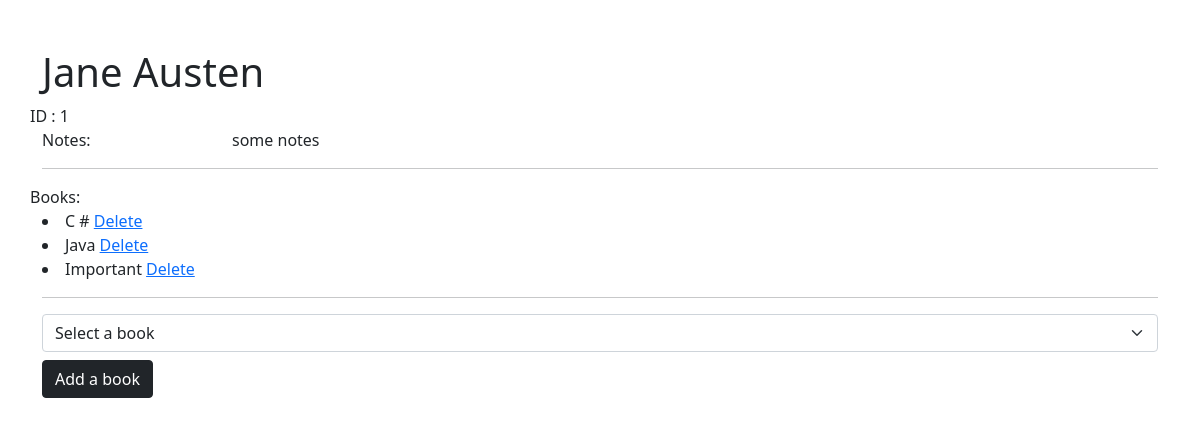
Screenshot of /authors/1 with the database file from the repository.
### authorsnbooks/models.py (models this page shows)
class Authors(models.Model):
    first_name = models.CharField(max_length=255)
    last_name = models.CharField(max_length=255)
    books = models.ManyToManyField(Books, related_name="authors")
    notes = models.TextField(default="some notes")
    created_at = models.DateTimeField(auto_now_add=True)
    updated_at = models.DateTimeField(auto_now=True)

class Books(models.Model):
    title = models.CharField(max_length=255)
    desc = models.TextField(default="some desc")
    created_at = models.DateTimeField(auto_now_add=True)
    updated_at = models.DateTimeField(auto_now=True)

### authorsnbooks/views.py (the view)
# urls.py: path('authors/<author_id>', views.view_author, name="view_author")
def view_author(request, author_id):
    author = Authors.objects.get(id=int(author_id))
    books_id = [books.id for books in author.books.all()]
    books = Books.objects.all()
    books = [book for book in books if book.id not in books_id]
    context = {
        'first_name' : author.first_name,
        'last_name' : author.last_name,
        'author_id' : int(author.id),
        'author_notes' : author.notes,
        'books' : author.books.all(),
        'all_books' : books
    }
    return render(request, 'view_authors.html', context)

### authorsnbooks/templates/view_authors.html (shortened to what this page needs)
<!DOCTYPE html>
<html lang="en">
<head>
    <link href="https://cdn.jsdelivr.net/npm/bootstrap@5.0.2/dist/css/bootstrap.min.css" rel="stylesheet">
    {% load static %}
    <link rel="stylesheet" href="{% static 'style.css' %}">
</head>
<body>
    <div class="container">
        <div class="row mt-5">
            <h1> {{first_name}} {{last_name}}</h1>
            <div class="col">
                <div class="row">
                    ID : {{ author_id }}
                </div>
                <div class="row">
                    <div class="col-2">
                        Notes:
                    </div>
                    <div class="col-8">
                        {{ author_notes }}
                    </div>
                </div>
                <hr>
                <div class="row">
                    Books:
                    {% for book in books %}
                    <li>
                        {{ book.title }}  <a href="../delete/{{ author_id }}/{{ book.id}}">Delete</a>
                    </li>
                    {% endfor %}
                </div>
            </div>
        </div>
        <hr>
        <form method="POST" action="{%url 'add'%}">
                <select class="form-select" aria-label="Default select example" name="book_id" required>
                    <option selected>Select a book</option>
                </select>
                <button type="submit" class="btn btn-dark mt-2">Add a book</button>
        </form>
    </div>
</body>
</html>

### rows the page displays
Authors: first_name "Jane", last_name "Austen", notes "some notes"
Books: title "C #"
Books: title "Java"
Books: title "Important"

### other values shown
{{ author_id }} "1"
